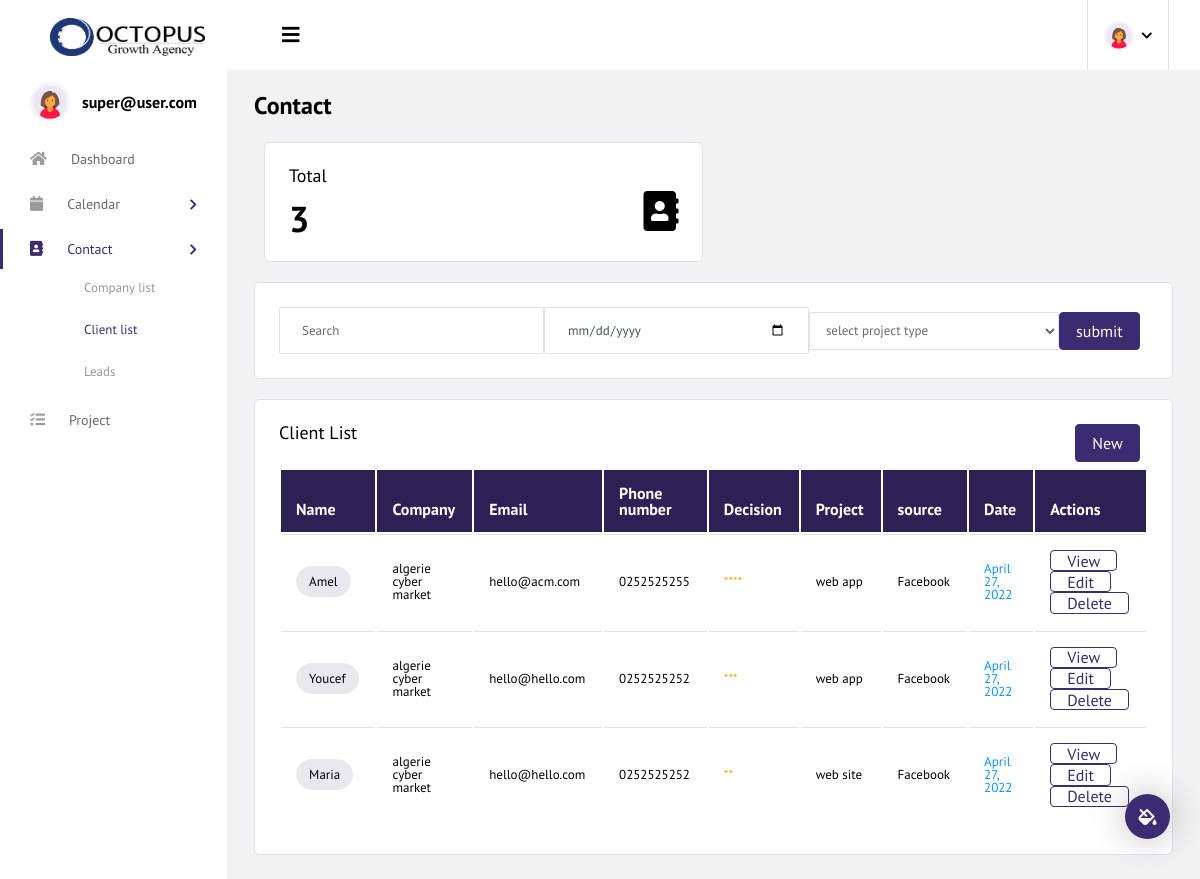
Page /contact/clientlist (signed in) on the committed database.
### accounts/models.py (models this page shows, shortened)
class User(AbstractUser):
    username        = None
    email           = models.EmailField('email address', unique=True)
    picture         = models.ImageField(upload_to='images/faces', null=True, blank=True)
    pseudo          = models.CharField( max_length=150, null=True, blank=True)
    role            = models.CharField( max_length=150, null=True, blank=True)
    notes           = tinymce_models.HTMLField( blank=True, null=True)
    is_active       = models.BooleanField(default=False)
    is_manager      = models.BooleanField(default=False)
    is_admin        = models.BooleanField(default=False)
    USERNAME_FIELD  = 'email'
    REQUIRED_FIELDS = []
    objects         = UserManager()

### contact/models.py (models this page shows, shortened)
class Employee(models.Model):
    name         = models.CharField(max_length=254)
    company      = models.ForeignKey(Company, blank=True, null=True, on_delete=models.CASCADE)
    decision     = models.CharField(choices=DECISION_TYPE_CHOICES, max_length=2, blank=True, null=True)
    mobile       = models.CharField(max_length=13, blank=True, null=True)
    email        = models.EmailField(max_length=254, blank=True, null=True)
    address      = models.CharField(max_length=250, blank=True, null=True)
    source       = models.CharField( max_length=250, blank=True, null=True)
    project_type = models.CharField(choices=PROJECT_TYPE_CHOICES, max_length=2, blank=True, null=True)
    collab_start = models.DateField(blank=True, null=True)
    created      = models.DateField(auto_now=True)
    updated      = models.DateField(auto_now_add=True)

class Company(models.Model):
    name                = models.CharField(max_length=250)
    industry            = models.CharField(max_length=100, blank=True, null=True)
    annual_revenue      = models.DecimalField(max_digits=20 , decimal_places=0, blank=True, null=True)
    email               = models.EmailField(max_length=254,  blank=True, null=True)
    mobile              = models.CharField(max_length=13,  blank=True, null=True)
    website             = models.URLField(max_length=250, blank=True, null=True)
    adress              = models.CharField(max_length=250,  blank=True, null=True)
    rc_code             = models.CharField( max_length=150, null=True, blank=True)
    art_code            = models.CharField(max_length=150, null=True, blank=True)
    nif_code            = models.CharField( max_length=150, null=True, blank=True)
    nis_code            = models.CharField( max_length=150, null=True, blank=True)
    responsible_person  = models.CharField(max_length=100,  blank=True, null=True)
    source              = models.CharField(max_length=250, blank=True, null=True)
    company_type        = models.CharField(choices=COMPANY_TYPE_CHOICES, max_length=2, blank=True, null=True)
    project_type        = models.CharField(choices=PROJECT_TYPE_CHOICES, max_length=2, blank=True, null=True)
    logo                = models.ImageField(upload_to='companies/', null=True, blank=True)
    collab_start        = models.DateField(blank=True, null=True)
    created             = models.DateField(auto_now=True)
    updated             = models.DateField(auto_now_add=True)
    def __str__(self):
        return self.name

### contact/views.py (the view)
# urls.py: path('clientlist', login_required(ClientListView.as_view()), name='clientlist'),
class ClientListView(RedirectPermissionRequiredMixin, ListView):
    template_name= "client_list.html"
    model = Employee
    permission_required= 'contact.view_employee'
    def get_context_data(self, **kwargs):
        context = super(ClientListView, self).get_context_data(**kwargs)
        context["client_count"] =Employee.objects.all().count()
        filters=Employeefilter(self.request.GET, queryset=Employee.objects.all().order_by('collab_start'))
        context["employees"] = filters.qs
        return context

### contact/templates/client_list.html (shortened to what this page needs)
{% extends "base.html" %}
{% load static %}
{% block content %}
<div class="content-wrapper">
    <div class="page-header">
        <h3 class="page-title">
            Contact
        </h3>
    </div>
    <div class="col-md-6 grid-margin">
        <div class="card">
            <div class="card-body">
                <h4 class="card-title mb-0">Total</h4>
                <div class="d-flex justify-content-between align-items-center">
                    <div class="d-inline-block pt-3">
                        <div class="d-md-flex">
                            <h2 class="mb-0">{{ client_count }} </h2>
                        </div>
                    </div>
                    <div class="d-inline-block">
                        <i class="fas fa-solid fa-address-book icon-lg"></i>
                    </div>
                </div>
            </div>
        </div>
    </div>
    <div class="row">
        <div class="col-12 grid-margin">
            <div class="card">
                <div class="card-body">
                    <form action="" method="GET">
                        <div class="d-md-flex justify-content-between align-items-center">
                            <tr class="row">
                                <td >
                                    <input type="text" class="form-control"  placeholder="Search" aria-label="Search" name="name"></td>
                                <td >
                                        <input type="date" class="form-control"  placeholder="collab_start">
                                </td>
                                <td >
                                    <select class="form-control " name="project_type" >
                                        <option value=""> select project type</option>
                                    </select>
                                </td>
                                <td >
                                    <input type="submit" value="submit" class="btn btn-primary mr-2">
                                </td>
                            </tr>
                        </div>
                    </form>
                </div>
            </div>
        </div>
    </div>
    <div class="card">
        <div class="card-body">
            <a href="{% url 'contact:addclient' %}" > <button type="submit" class="btn btn-primary mr-2" style="float:right;">New</button><a>
          <h4 class="card-title">Client list</h4>
          <div class="row">
            <div class="col-12">
              <div class="table-responsive">
                <div id="order-listing_wrapper" class="dataTables_wrapper container-fluid dt-bootstrap4 no-footer">
                    <div class="row">
                            <div class="row">
                                <div class="col-sm-12">
                                    <table id="order-listing" class="table dataTable no-footer" role="grid" aria-describedby="order-listing_info">
                                        <thead style="background-color: #2b2155; color:#fff;">
                                            <tr role="row">
                                                <th style="width:400px;">Name </th>
                                                <th style="width:400px;">Company</th>
                                                <th style="width:400px;">Email</th>
                                                <th style="width:400px;">Phone number</th>
                                                <th style="width:400px;">Decision</th>
                                                <th style="width:400px;">Project</th>
                                                <th style="width:400px;">source</th>
                                                <th style="width:400px;">Date</th>
                                                <th style="width:400px;">Actions</th>
                                            </tr>
                                        </thead>
                                        <tbody>
                                            {% for employee in employees %}
                                        <tr role="row" class="odd">
                                                <td ><span class="badge badge-pill badge-light">{{employee.name}} </span></td>
                                                <td> <a href="{% url 'contact:companydetail' employee.company.pk %}" style=" text-decoration:none; color:black;">{{employee.company}}</a></td>
                                                <td>{{employee.email}}</td>
                                                <td>{{employee.mobile}}</td>
                                                <td><span class="fe text-warning"> {{employee.get_decision_display}} </span></td>
                                                <td> {{employee.get_project_type_display}} </td>
                                                <td>{{employee.source}}</td>
                                                <td><span  class="d-block text-info">{{employee.collab_start}}</span></td>
                                                <td>
                                                <a href="{% url 'contact:clientdetail' employee.pk %}">
                                                <button class="btn btn-outline-primary">View</button></a>
                                                <a href="{% url 'contact:editclient' employee.pk %}" >
                                                <button class="btn btn-outline-primary">Edit</button></a>
                                                <a href="{% url 'contact:clientdelete' employee.pk %}">
                                                    <button class="btn btn-outline-primary">Delete</button></a>
                                                </td>
                                            </tr>
                                        {% endfor %}
                                        </tbody>
                                        </table>
                                    </div>
                                </div>
                            </div>
                                    </div>
                                    </div>
                                    </div>
                                </div>
                                </div>
                            </div>
</div>
{% endblock content %}

### templates/navbar.html (shortened to what this page needs)
{% load static %}
<div class="container-scroller">
      <nav class="navbar col-lg-12 col-12 p-0 fixed-top d-flex flex-row default-layout-navbar">
        <div class="text-center navbar-brand-wrapper d-flex align-items-center justify-content-center">
          <a class="navbar-brand brand-logo" href="/"><img src="{% static 'images/logo.png' %}" alt="logo"/></a>
        </div>
        <div class="navbar-menu-wrapper d-flex align-items-stretch">
          <button class="navbar-toggler navbar-toggler align-self-center" type="button" data-toggle="minimize">
            <span class="fas fa-bars"></span>
          </button>
          <ul class="navbar-nav navbar-nav-right">
            <li class="nav-item nav-profile dropdown">
              <a class="nav-link dropdown-toggle" href="#" data-toggle="dropdown" id="profileDropdown">
              {% if user.picture %}
                <img src="{{user.picture.url}}" alt="profile"/>
              {% else %}
                <img  src="{% static 'images/avatar.png' %}" alt="logo"/>
              {% endif %}
              </a>
            </li>
          </ul>
        </div>
      </nav>

### templates/sidebar.html (shortened to what this page needs)
{% load static %}
    <div class="container-fluid page-body-wrapper">
          <div class="theme-setting-wrapper">
            <div id="settings-trigger"><i class="fas fa-fill-drip"></i></div>
          </div>
     <nav class="sidebar sidebar-offcanvas" id="sidebar">
        <ul class="nav">
          <li class="nav-item nav-profile">
            <div class="nav-link">
              <div class="profile-image">
              {% if user.picture %}
                  <img  src="{{user.picture.url}}" alt="image"/>
              {% else %}
                  <img  src="{% static 'images/avatar.png' %}" alt="logo"/>
              {% endif %}
              </div>
              <div class="profile-name">
                <p class="name">
                  <a href="{% url 'accounts:userdetail' %}" style="text-decoration:none; color:black;">{{ user.get_username }} </a>
                </p>
              </div>
            </div>
          </li>
          <li class="nav-item">
            <a class="nav-link" href="/" >
              <i class="fa fa-home menu-icon"></i>
              <span class="menu-title">Dashboard</span>
            </a>
          </li>
          <li class="nav-item">
            <a class="nav-link" data-toggle="collapse" href="#editors" aria-expanded="false" aria-controls="editors">
              <i class="fas fa-solid fa-calendar menu-icon"></i>
              <span class="menu-title" >Calendar</span>
              <i class="menu-arrow"></i>
            </a>
          </li>
          <li class="nav-item">
            <a class="nav-link" data-toggle="collapse" href="#charts" aria-expanded="false" aria-controls="charts">
              <i class="fas fa-solid fa-address-book menu-icon"></i>
              <span class="menu-title">Contact</span>
              <i class="menu-arrow"></i>
            </a>
            <div class="collapse" id="charts">
              <ul class="nav flex-column sub-menu">
                <li class="nav-item"> <a class="nav-link" href="{% url 'contact:companylist' %}"  style="text-decoration:none;">Company list</a></li>
                <li class="nav-item"> <a class="nav-link" href="{% url 'contact:clientlist' %}" style="text-decoration:none;">Client list</a></li>
                <li class="nav-item"> <a class="nav-link" href="{% url 'contact:leadlist' %}" style="text-decoration:none;">Leads</a></li>
              </ul>
              </div>
          </li>
          <li class="nav-item">
            <a class="nav-link" href="{% url 'project:projectlist' %}"  >
              <i class="fa fa fa-tasks menu-icon"></i>
              <span class="menu-title">Project</span>
            </a>
          </li>
        </ul>
      </nav>

### rows in the picture
User: picture (picture), get_username "super@user.com"
Employee: name "Amel", company "algerie cyber market", email "hello@acm.com", mobile "0252525255", decision "****", project_type "web app", source "Facebook", collab_start "April 27, 2022"
Employee: name "Youcef", company "algerie cyber market", email "hello@hello.com", mobile "0252525252", decision "***", project_type "web app", source "Facebook", collab_start "April 27, 2022"
Employee: name "Maria", company "algerie cyber market", email "hello@hello.com", mobile "0252525252", decision "**", project_type "web site", source "Facebook", collab_start "April 27, 2022"

### other values in the picture
{{ client_count }} "3"
